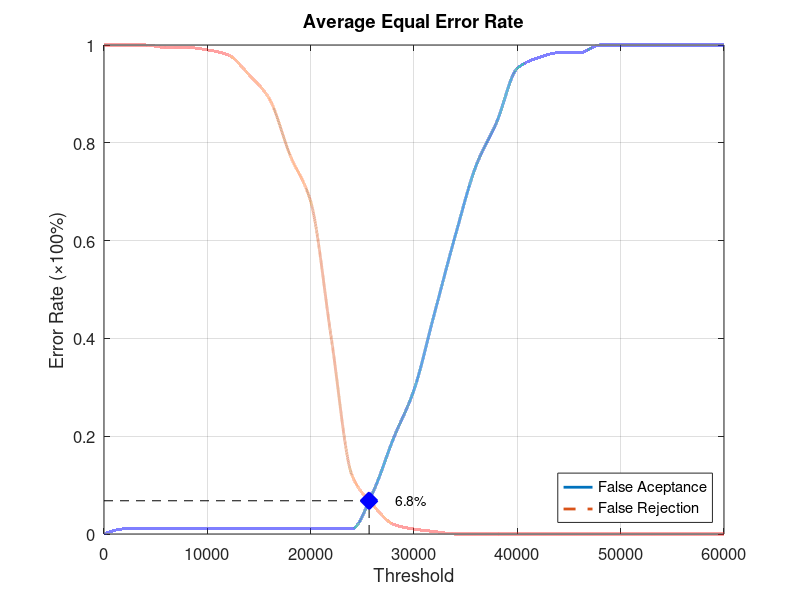
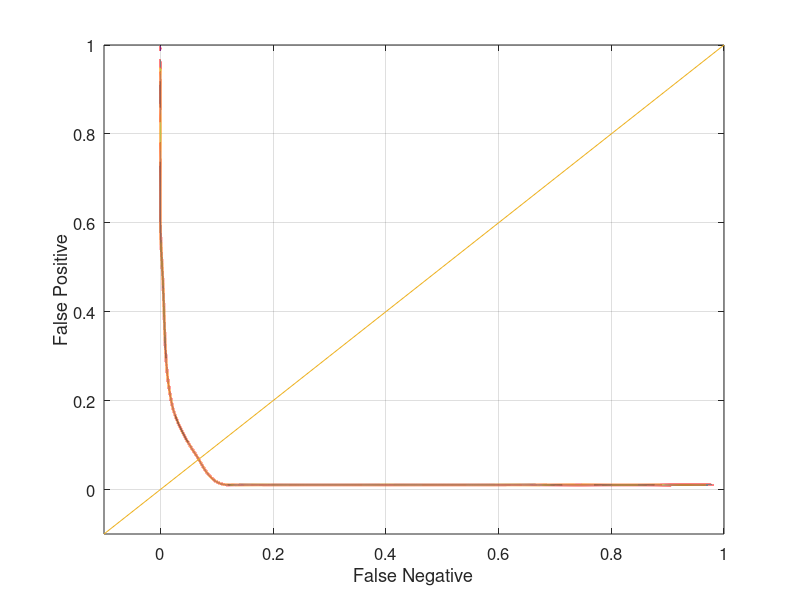

Here is the MATLAB script that generated these plots, in order:
function yEER = Database1_1
close all;
clear;
clc;
x = 0:2000:60000;
xq = 0:0.5:60000;

y0 = [0 0.0105263 0.0105263 0.0105263 0.0105263 0.0105263 0.0105263 0.0105263 0.0105263 0.0105263 0.0105263 0.0105263 0.0105263 0.0842105 0.194737 0.294737 0.452632 0.610526 0.752632 0.842105 0.952632 0.973684 0.984211 0.984211 1 1 1 1 1 1 1];
yy0 = interp1(x, y0, xq, 'pchip');
y1 = [1 1 1 0.995 0.995 0.99 0.98 0.94 0.89 0.775 0.68 0.4 0.12 0.06 0.02 0.01 0.005 0 0 0 0 0 0 0 0 0 0 0 0 0 0];
yy1 = interp1(x, y1, xq, 'pchip');

% Calculating EER: 
y2 = abs(y0 - y1);
find(y2 == min(y2))
yy2 = abs(yy0 - yy1);
xEER = find(yy2 == min(yy2));
xEERIndex = xq(xEER) % X-axis EER
yEER = yy0(xEER) % Y-axis EER

main = figure
plot(xq, yy0,'-','LineWidth', 2);	hold on
plot(xq, yy1,'--','LineWidth', 2);	hold on
plot([xEERIndex xEERIndex], [0 yEER], 'k--');	hold on
plot([0 xEERIndex], [yEER yEER], 'k--');	hold on
plot(xEERIndex, yEER, 'bx', 'LineWidth', 10);	hold on
text(xEERIndex + 10 * xEERIndex / 100, yEER, [num2str(round((10000 * yEER)) / 100) '%'])
legend('False Aceptance', 'False Rejection', 'Location', 'SouthEast')
xlabel('Threshold')
ylabel('Error Rate (\times100%)')
title('Average Equal Error Rate')
set(gca, 'FontSize', 12)
axis([0 60000 0 1])
grid on

print(main, 'Database1_1Main', '-dpng');
FNRxFPR = figure('Color', [1 1 1]);
plot(yy1, yy0, '-', yy1, yy0, 'LineWidth', 2);
hold on
y = -0.1:0.1:1
plot(y, y); 
set(gca, 'FontSize', 12)
xlabel('False Negative')
ylabel('False Positive')
axis([-0.1 1 -0.1 1])
set(gca, 'FontSize', 12)
grid on

print(FNRxFPR, 'Database1_1FNRxFPR','-dpng');
end
